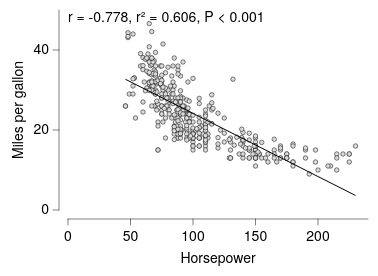

Describe this chart as a Vega-Lite specification.
### Vega-Lite specification from a JSON file in a GitHub repository (floating-point values rounded to 4 significant figures; data arrays with more than 128 entries replaced by an {"elided": "..."} marker saying what was removed)
{"background": null, "config": {"arc": {"fill": "#DBDBDB", "fillOpacity": 1.0, "innerRadius": 25.0, "padAngle": 0.03, "stroke": "black", "strokeOpacity": 1, "strokeWidth": 0.25}, "area": {"fill": "#DBDBDB", "fillOpacity": 1.0, "stroke": "black", "strokeOpacity": 1, "strokeWidth": 0.25}, "axis": {"domain": true, "domainCap": "round", "domainColor": "black", "domainWidth": 0.25, "grid": false, "gridCap": "round", "gridColor": "#F1F1F1", "gridDash": [0, 0], "gridOpacity": 1.0, "gridWidth": 0.25, "labelColor": "black", "labelFont": "Helvetica Neue, HelveticaNeue, Helvetica, Arial, sans-serif", "labelFontSize": 7, "labelFontStyle": "normal", "labelFontWeight": 400, "offset": 4.5, "ticks": true, "tickCap": "round", "tickColor": "black", "tickRound": false, "tickSize": 3, "tickWidth": 0.25, "titleColor": "black", "titleFont": "Helvetica Neue, HelveticaNeue, Helvetica, Arial, sans-serif", "titleFontSize": 7, "titleFontStyle": "normal", "titleFontWeight": 400}, "axisX": {"domain": true, "labelAlign": "center", "labelAngle": 0, "labels": true, "ticks": true, "translate": 0}, "axisY": {"domain": true, "labelAlign": "right", "labelAngle": 0, "labels": true, "ticks": true, "translate": 0}, "axisRight": {"domain": true, "labelAlign": "left", "labelAngle": 0, "labels": true, "ticks": true, "translate": 0}, "axisTop": {"domain": true, "labelAlign": "center", "labelAngle": 0, "labels": true, "ticks": true, "translate": 0}, "axisBand": {"tickOffset": 0}, "bar": {"fill": "#DBDBDB", "fillOpacity": 1.0, "stroke": "black", "strokeOpacity": 1, "strokeWidth": 0.25}, "boxplot": {"size": 9.0, "ticks": {"cornerRadius": 0.25, "fill": "black", "opacity": 1, "size": 4.5, "thickness": 0.25}, "box": {"fillOpacity": 1.0, "stroke": "black", "strokeOpacity": 1, "strokeWidth": 0.25}, "median": {"cornerRadius": 0, "fill": "black", "fillOpacity": 1.0, "opacity": 1, "size": 9.0, "thickness": 0.25}, "rule": {"fill": "black", "fillOpacity": 1.0, "size": 10.0, "stroke": "black", "strokeDash": [0, 0], "strokeOpacity": 1, "strokeWidth": 0.25}, "outliers": {"color": "black", "fill": "black", "fillOpacity": 1.0, "size": 0, "stroke": "black", "strokeOpacity": 1, "strokeWidth": 0.25}}, "circle": {"fill": "black", "fillOpacity": 1.0, "size": 1.25, "stroke": null, "strokeOpacity": 1, "strokeWidth": 0.25}, "errorband": {"band": {"fillOpacity": 0.6, "stroke": null, "strokeWidth": 0.25, "strokeOpacity": 1}, "borders": {"opacity": 0, "strokeOpacity": 0.25, "strokeWidth": 1}}, "errorbar": {"opacity": 1, "rule": {"strokeDash": [0, 0], "strokeWidth": 0.25}, "ticks": {"color": "black", "cornerRadius": 0.125, "opacity": 1, "size": 6.0, "thickness": 0.25}, "thickness": 0.25}, "font": "Helvetica Neue, HelveticaNeue, Helvetica, Arial, sans-serif", "geoshape": {"fill": "#DBDBDB", "fillOpacity": 1.0, "stroke": "black", "strokeOpacity": 1, "strokeWidth": 0.25}, "header": {"labelColor": "black", "labelFont": "Helvetica Neue, HelveticaNeue, Helvetica, Arial, sans-serif", "labelFontSize": 7, "labelFontStyle": "normal", "labelFontWeight": 400, "titleColor": "black", "titleFont": "Helvetica Neue, HelveticaNeue, Helvetica, Arial, sans-serif", "titleFontSize": 7, "titleFontStyle": "normal", "titleFontWeight": 400, "titlePadding": 0}, "legend": {"disable": false, "offset": 4.5, "titlePadding": 4, "labelOffset": 2, "gradientLabelOffset": 2, "gradientLength": 50.0, "gradientThickness": 5.0, "gradientOpacity": 1.0, "gradientStrokeColor": "black", "gradientStrokeWidth": 0.25, "labelColor": "black", "labelFont": "Helvetica Neue, HelveticaNeue, Helvetica, Arial, sans-serif", "labelFontSize": 7, "labelFontStyle": "normal", "labelFontWeight": 400, "strokeColor": "black", "strokeWidth": 0, "symbolSize": 42, "symbolStrokeColor": "black", "symbolStrokeWidth": 0.25, "titleColor": "black", "titleFont": "Helvetica Neue, HelveticaNeue, Helvetica, Arial, sans-serif", "titleFontSize": 7, "titleFontStyle": "normal", "titleFontWeight": 400}, "line": {"color": "black", "stroke": "black", "strokeCap": "butt", "strokeDash": [0, 0], "strokeOpacity": 1, "strokeWidth": 0.5}, "point": {"filled": true, "fill": "#DBDBDB", "fillOpacity": 1.0, "size": 5.0, "stroke": "black", "strokeOpacity": 1, "strokeWidth": 0.25}, "range": {"category": ["#5CA7B1", "#B7D0EE", "#B7B3E4", "#B3DAB5", "#F5E1B3", "#3D727B", "#809DC7", "#867DAC", "#80A988", "#CBB17A", "#204148", "#546B94", "#584C77", "#507B5F", "#9D824D"], "diverging": {"scheme": ["#6F572A", "#876E43", "#9E875F", "#B5A17F", "#CABBA2", "#DCD6CC", "#F4F1E9", "#C9D7DA", "#9DBFC6", "#78A5AF", "#558B96", "#36717C", "#1A5762"]}, "heatmap": {"scheme": ["#32022B", "#43044D", "#4C196E", "#4D338C", "#484DA6", "#3A68BB", "#1D83CA", "#1D9CCB", "#23B5C9", "#28CDC5", "#4DE0B4", "#91EE9F"]}, "ordinal": {"scheme": ["#F1F1F1", "#DBDBDB", "#C6C6C6", "#B2B2B2", "#9D9D9D", "#898989", "#767676", "#636363", "#515151", "#404040", "#2F2F2F", "#1F1F1F"]}, "ramp": {"scheme": ["#32022B", "#43044D", "#4C196E", "#4D338C", "#484DA6", "#3A68BB", "#1D83CA", "#1D9CCB", "#23B5C9", "#28CDC5", "#4DE0B4", "#91EE9F"]}}, "rule": {"color": "black", "stroke": "black", "strokeCap": "round", "strokeDash": [2, 2], "strokeOpacity": 1, "strokeWidth": 0.25}, "scale": {"bandPaddingInner": 0.1, "bandPaddingOuter": 0.1, "round": false}, "rect": {"fill": "#DBDBDB", "fillOpacity": 1.0, "stroke": "black", "strokeOpacity": 1, "strokeWidth": 0.25}, "square": {"fill": "#DBDBDB", "fillOpacity": 1.0, "size": 10.0, "stroke": "black", "strokeOpacity": 1, "strokeWidth": 0.25}, "text": {"color": "black", "font": "Helvetica Neue, HelveticaNeue, Helvetica, Arial, sans-serif", "fontSize": 7, "fontStyle": "normal", "fontWeight": 400}, "tick": {"color": "black", "cornerRadius": 0.125, "opacity": 1.0, "size": 9.0, "thickness": 0.25}, "title": {"anchor": "middle", "frame": "group", "color": "black", "font": "Helvetica Neue, HelveticaNeue, Helvetica, Arial, sans-serif", "fontSize": 7, "fontStyle": "normal", "fontWeight": 400, "subtitleColor": "black", "subtitleFont": "Helvetica Neue, HelveticaNeue, Helvetica, Arial, sans-serif", "subtitleFontSize": "Helvetica Neue, HelveticaNeue, Helvetica, Arial, sans-serif", "subtitleFontStyle": "normal", "subtitleFontWeight": 400}, "trail": {"color": "black", "opacity": 1, "size": 0.5}, "view": {"continuousWidth": 150, "continuousHeight": 100, "discreteWidth": 150, "discreteHeight": 100, "fill": null, "stroke": null, "strokeWidth": 0.25}}, "layer": [{"data": {"name": "data-7285c4e2e195e5a75737a34913199f5f"}, "mark": {"type": "point"}, "encoding": {"x": {"field": "Horsepower", "type": "quantitative"}, "y": {"field": "Miles_per_Gallon", "title": "Miles per gallon", "type": "quantitative"}}}, {"layer": [{"data": {"name": "data-e5e41d7cdc7704607649085c2c14cc40"}, "mark": {"type": "line"}, "encoding": {"x": {"field": "Horsepower", "type": "quantitative"}, "y": {"field": "Miles_per_Gallon", "type": "quantitative"}}}, {"data": {"values": [{"__dysonsphere__": 1}]}, "mark": {"type": "text", "align": "left", "angle": 0, "baseline": "top", "dx": 0, "dy": 0, "fontSize": 7, "opacity": 1.0}, "encoding": {"text": {"value": "r = -0.778, r² = 0.606, P < 0.001"}, "x": {"value": 0}, "y": {"value": 0}}}], "name": "__dysonsphere_289b330e0455c514_21"}], "$schema": "https://vega.github.io/schema/vega-lite/v6.4.1.json", "datasets": {"data-7285c4e2e195e5a75737a34913199f5f": {"elided": "392 records"}, "data-e5e41d7cdc7704607649085c2c14cc40": [{"Horsepower": 46.0, "Miles_per_Gallon": 32.68, "__dysonsphere__": 1}, {"Horsepower": 230.0, "Miles_per_Gallon": 3.632, "__dysonsphere__": 1}]}}
